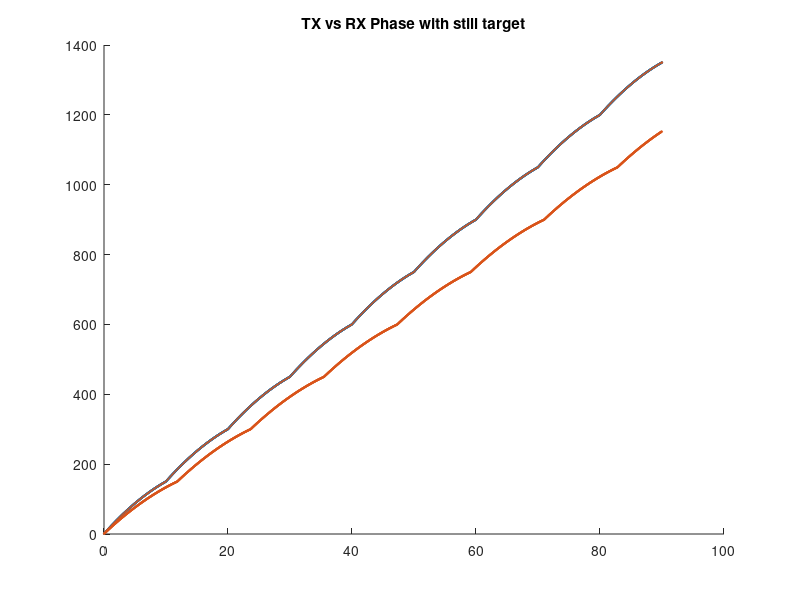
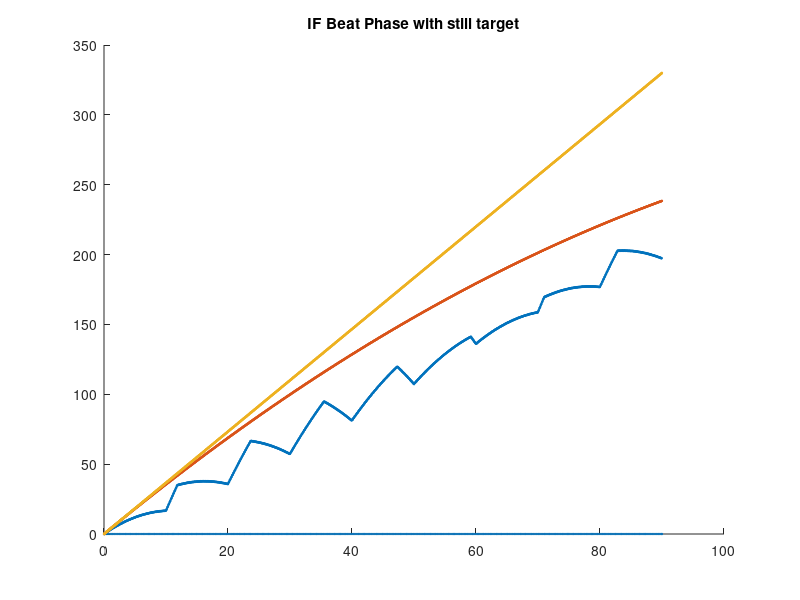

MATLAB code for these plots, in order:
alpha = 1;
f_0 = 20;
n_s = 3000;


tt = linspace(0, 90, n_s)'; %chirps are 10

f_tx = abs(alpha * mod(tt, 10) .* (-1.^floor(tt/10)) + f_0);
dt = 90/n_s;
phi = zeros(n_s, 1);
sum = 0;

for i = 1:n_s
    phi(i, 1) = sum + f_tx(i, 1) * dt;
    sum = phi(i, 1);
end
phi_del = phi;
delay = (round(linspace(0, 550, n_s)))';

fit = -(alpha/2) * (delay*90/n_s).^2  + (f_0 + alpha*tt*90/n_s) .* (delay*90/n_s);

fit_line =  f_0 * (delay*90/n_s);

for i = 1:n_s
    if i+delay(i) > 0 && i + delay(i) < n_s
        phi_del(i+delay(i), 1) = phi(i);
        
    end
end
hold off
scatter(tt, phi, 1)
hold on
scatter(tt, phi_del, 1)
title("TX vs RX Phase with still target")
figure()
hold off
scatter(tt, phi-phi_del, 1)
hold on
scatter(tt, fit, 1)
scatter(tt, fit_line, 1)
title("IF Beat Phase with still target")
